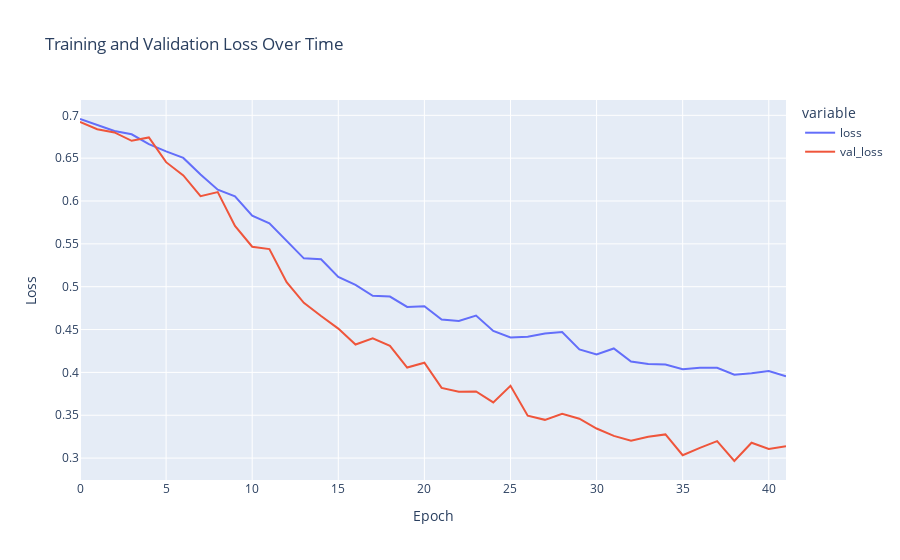

This figure's notebook cell:
### Code cell
fig = px.line(
    history.history,
    y=['loss', 'val_loss'],
    labels={'index': "Epoch", 'value': "Loss"},
    title="Training and Validation Loss Over Time"
)

fig.show()

### Figure 1 — Plotly figure (JSON) as saved in the notebook; plotly's stock layout.template omitted (floating-point values rounded to 4 significant figures)
{"data": [{"hovertemplate": "variable=loss<br>Epoch=%{x}<br>Loss=%{y}<extra></extra>", "legendgroup": "loss", "line": {"color": "#636efa", "dash": "solid"}, "marker": {"symbol": "circle"}, "mode": "lines", "name": "loss", "orientation": "v", "showlegend": true, "type": "scatter", "x": [0, 1, 2, 3, 4, 5, 6, 7, 8, 9, 10, 11, 12, 13, 14, 15, 16, 17, 18, 19, 20, 21, 22, 23, 24, 25, 26, 27, 28, 29, 30, 31, 32, 33, 34, 35, 36, 37, 38, 39, 40, 41], "xaxis": "x", "y": [0.6957, 0.6889, 0.6817, 0.6779, 0.6664, 0.6579, 0.6503, 0.6309, 0.6133, 0.6056, 0.583, 0.5741, 0.5531, 0.5331, 0.532, 0.5114, 0.5021, 0.4895, 0.4885, 0.4764, 0.4772, 0.4618, 0.46, 0.4663, 0.4483, 0.4407, 0.4417, 0.4455, 0.4471, 0.4269, 0.4211, 0.4279, 0.4126, 0.4098, 0.4092, 0.4037, 0.4054, 0.4054, 0.3974, 0.3989, 0.4017, 0.3954], "yaxis": "y"}, {"hovertemplate": "variable=val_loss<br>Epoch=%{x}<br>Loss=%{y}<extra></extra>", "legendgroup": "val_loss", "line": {"color": "#EF553B", "dash": "solid"}, "marker": {"symbol": "circle"}, "mode": "lines", "name": "val_loss", "orientation": "v", "showlegend": true, "type": "scatter", "x": [0, 1, 2, 3, 4, 5, 6, 7, 8, 9, 10, 11, 12, 13, 14, 15, 16, 17, 18, 19, 20, 21, 22, 23, 24, 25, 26, 27, 28, 29, 30, 31, 32, 33, 34, 35, 36, 37, 38, 39, 40, 41], "xaxis": "x", "y": [0.6922, 0.6838, 0.6801, 0.6702, 0.6742, 0.6453, 0.6298, 0.6056, 0.6104, 0.5708, 0.5467, 0.5439, 0.5052, 0.4812, 0.4658, 0.4511, 0.4326, 0.4399, 0.431, 0.4056, 0.4112, 0.3819, 0.3775, 0.3777, 0.365, 0.3843, 0.3495, 0.3446, 0.3516, 0.346, 0.3345, 0.3259, 0.3203, 0.325, 0.3276, 0.3033, 0.3119, 0.3198, 0.2966, 0.3179, 0.3107, 0.3139], "yaxis": "y"}], "layout": {"legend": {"title": {"text": "variable"}, "tracegroupgap": 0}, "title": {"text": "Training and Validation Loss Over Time"}, "xaxis": {"anchor": "y", "domain": [0, 1], "title": {"text": "Epoch"}}, "yaxis": {"anchor": "x", "domain": [0, 1], "title": {"text": "Loss"}}}}
